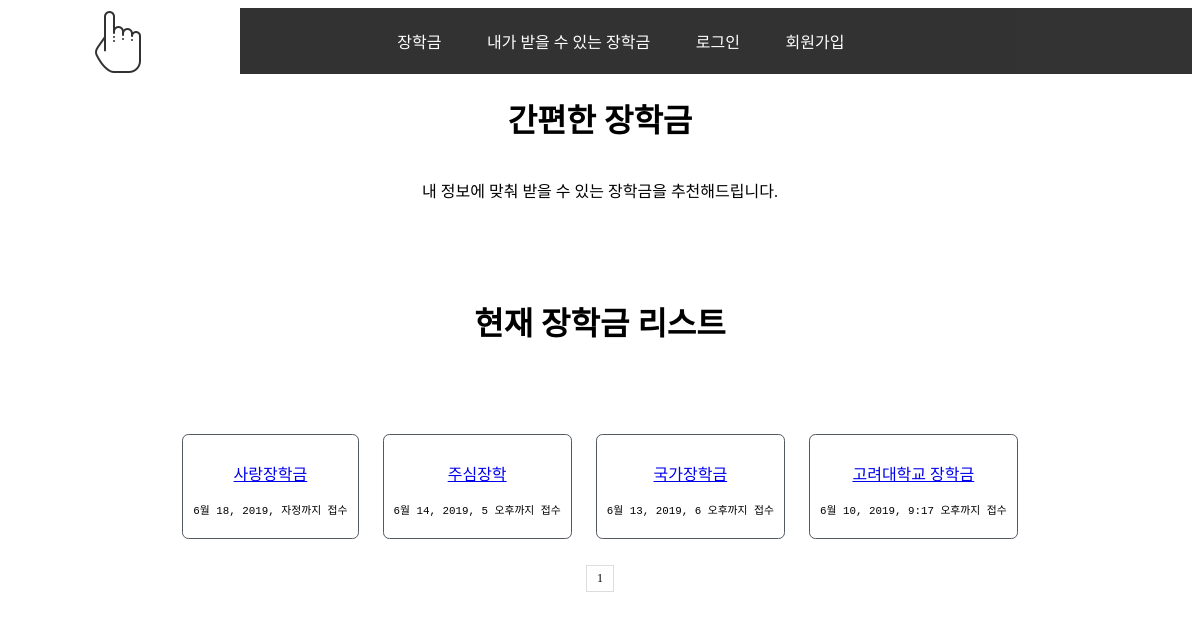
The page /scholarship/main/ on the database its author committed.
### scholarship/models.py (models this page shows, shortened)
class Scholar_content(models.Model):
    @staticmethod
    def randomtag():
        return str(randint(9,11))
    scholar_name=models.CharField(max_length=200,primary_key=True,verbose_name='장학이름')
    scholar_reward=models.TextField(blank=True,verbose_name='장학혜택')
    scholar_needs=models.TextField(blank=True,verbose_name='제출서류')
    scholar_howto=models.TextField(blank=True,verbose_name='접수방법')
    scholar_qna=models.TextField(blank=True,verbose_name='장학문의번호')
    scholar_recruitment_num=models.PositiveIntegerField(verbose_name='선발인원')
    scholar_application_start=models.DateTimeField(blank=True,null=True,verbose_name='제출기간 시작')
    scholar_application_end = models.DateTimeField(blank=True,null=True,verbose_name='제출기간 마지막')
    scholar_foundation_name=models.CharField(max_length=200,verbose_name='장학재단이름')
    scholar_who_draft=models.TextField(blank=True,verbose_name='선발대상')
    slug = models.SlugField(default='garbage',allow_unicode=True,max_length=100,verbose_name='슬러그')
    thumb_nail = models.ImageField(default = 'default.png',verbose_name='썸네일')
    form_file = models.FileField(verbose_name='양식업로드',null=True)

### scholarship/views.py (the view)
# urls.py: path('',scholarship.main),
def main(request):
    page = request.GET.get('page','1')
    page = int(page)
    scholars = Scholar_content.objects.all().order_by('scholar_application_end').reverse()
    num=5
    paginator = Paginator(scholars,num)
    try:
        p = paginator.page(page)
    except PageNotAnInteger:
        p = paginator.page(1)
    except EmptyPage:
        p = paginator.page(paginator.num_pages)
    if paginator.num_pages < num:
        num= paginator.num_pages
    start_index = 1
    end_index = paginator.num_pages
    if p.number>5:
        start_index = p.number-5
    if paginator.num_pages > p.number+5:
        end_index = p.number+5
    page_range = range(start_index,end_index+1)
    return render(request, 'scholarship/main.html', {'scholars': p, 'page_range': page_range,
    'page_start_index':start_index,'page_end_index':end_index})

### scholarship/templates/scholarship/main.html (shortened to what this page needs)
{% extends 'base_layout.html' %}
    {% block content %}
    <div class="about">
        <h1>간편한 장학금</h1>
        <li>
            <ul>내 정보에 맞춰 받을 수 있는 장학금을 추천해드립니다.</ul>
        </li>
    </div>
    <div class="introduce">
        <h1>현재 장학금 리스트</h1>
    </div>
        <div class="scholar-content">
        {% for scholar in scholars%}
            <li class="scholar-list">
                <ul>
                <a class="btn-{{scholar.randomtag}}" href="{%url 'scholarship:detail' scholar.slug%}">{{scholar.scholar_name}}</a>
                </ul>
                <ul class="scholar-period">{{scholar.scholar_application_end}}까지 접수</ul>
            </li>
        {% endfor %}
        </div>
    <nav class="pagination">
        <ul class="pagination">
        {% for i in page_range %}
            {% if i == scholars.number %}
            <li class="active"><span>{{ i }}</span></li>
            {% else %}
            <li class="active">
                <span><a href="?page={{ i }}">{{i}}</a></span>
            </li>
            {% endif %}
        {% endfor %}
        </ul>
    </nav>
    {% endblock %}

### scholarship/static/css/base.css (style rules this page uses)
body { text-align: center; }
div { min-width: 1000px; min-height: auto; }
ul { text-align: center; padding: 0; }
li { display: inline-block; }
.pagination li { font-size: 12px; border: 1px solid #ddd; padding: 5px 10px; margin: 0 auto; position: relative; }
li.scholar-list { text-align: center; border: 0.1rem solid; border-radius: 0.4rem; border-color: rgb(83,89,99); padding: 10px 10px; margin: 10px 10px; }
ul.scholar-period { font-family: monospace; font-size: smaller; }
.introduce { margin: 5rem; }

### rows shown on the page
Scholar_content: scholar_name "사랑장학금", scholar_application_end "6월 18, 2019, 자정"
Scholar_content: scholar_name "주심장학", scholar_application_end "6월 14, 2019, 5 오후"
Scholar_content: scholar_name "국가장학금", scholar_application_end "6월 13, 2019, 6 오후"
Scholar_content: scholar_name "고려대학교 장학금", scholar_application_end "6월 10, 2019, 9:17 오후"

### other values the page prints
{{ i }} "1"
